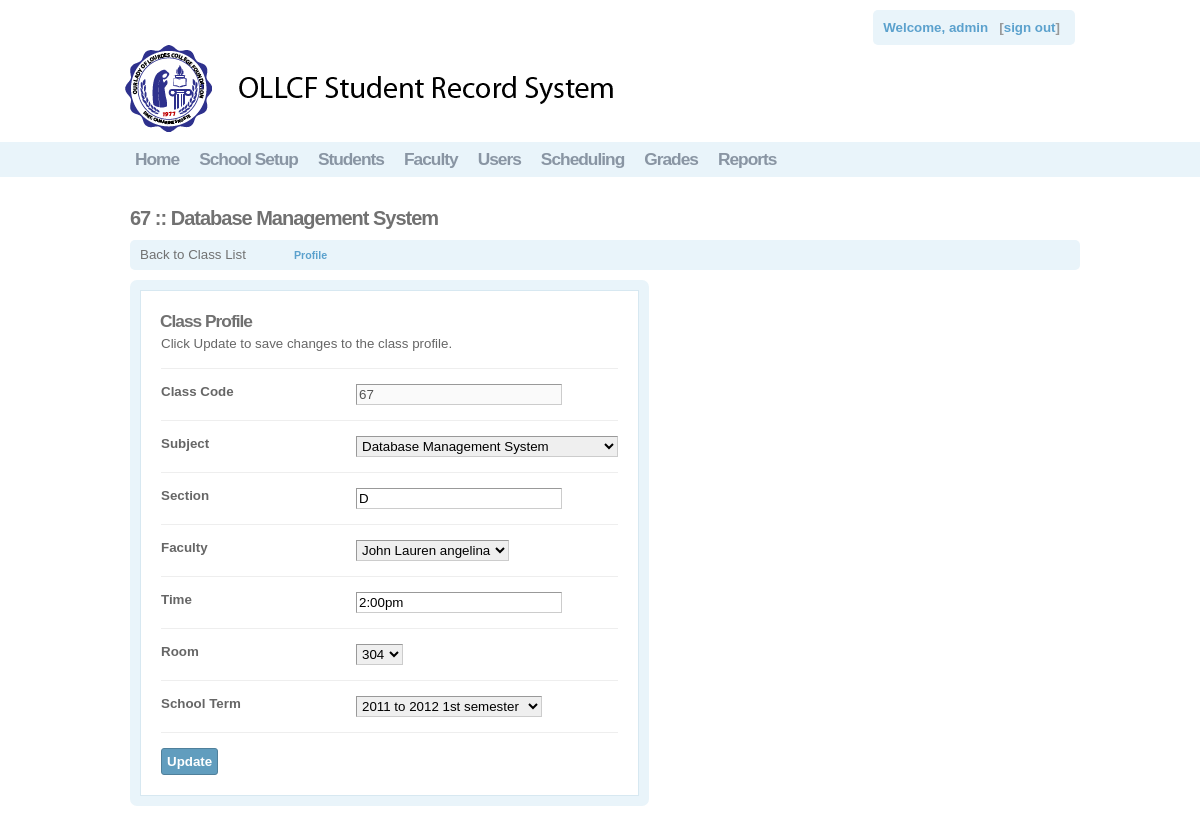
/osis/manage/class_profile.php?sid=67 (signed in), run on the app's committed database.
### tables this page shows
CREATE TABLE `class_info` (
  `class_code` bigint(20) NOT NULL AUTO_INCREMENT,
  `faculty_id` varchar(12) NOT NULL,
  `subject_code` varchar(12) NOT NULL,
  `section` varchar(3) NOT NULL,
  `time` varchar(50) NOT NULL,
  `room_id` varchar(6) NOT NULL,
  `term_code` varchar(6) NOT NULL,
  PRIMARY KEY (`class_code`),
  KEY `class_code` (`class_code`)
);

CREATE TABLE `subject` (
  `subject_code` varchar(12) NOT NULL,
  `description` varchar(45) NOT NULL,
  `units` varchar(12) NOT NULL,
  PRIMARY KEY (`subject_code`),
  KEY `subject_code` (`subject_code`),
  KEY `subject_code_2` (`subject_code`),
  KEY `description` (`description`),
  KEY `units` (`units`)
);

CREATE TABLE `faculty_info` (
  `faculty_id` varchar(12) NOT NULL,
  `firstname` varchar(45) NOT NULL,
  `middlename` varchar(35) NOT NULL,
  `surname` varchar(35) NOT NULL,
  `address` varchar(255) NOT NULL,
  `contact` varchar(100) NOT NULL,
  `course` varchar(255) NOT NULL,
  `date_of_birth` varchar(15) NOT NULL,
  `date_of_entry` varchar(25) NOT NULL,
  `teaching` varchar(5) NOT NULL,
  `prof` varchar(5) NOT NULL,
  `admin` varchar(5) NOT NULL,
  `status` varchar(50) NOT NULL,
  `position` varchar(100) NOT NULL,
  `department` varchar(50) NOT NULL,
  PRIMARY KEY (`faculty_id`)
);

CREATE TABLE `room` (
  `room_id` bigint(12) NOT NULL AUTO_INCREMENT,
  `location` varchar(20) NOT NULL,
  PRIMARY KEY (`room_id`)
);

CREATE TABLE `schoolterm` (
  `term_code` bigint(20) NOT NULL AUTO_INCREMENT,
  `semester` varchar(2) NOT NULL,
  `date_start` varchar(25) NOT NULL,
  `date_end` date NOT NULL,
  `open` tinyint(1) NOT NULL,
  PRIMARY KEY (`term_code`)
);

### osis/manage/class_profile.php (the view, shortened to what this page needs)
<?php
if(isset($_GET['sid'])){
	$id=$_GET['sid'];
	include("../functions/dbcon.php");
	$query_rsClass ="SELECT *
	FROM (class_info LEFT JOIN subject USING (subject_code)) LEFT JOIN faculty_info USING (faculty_id) LEFT JOIN room USING (room_id) WHERE class_code='$id'";
	$rsClass = mysql_query($query_rsClass, $con) or die(mysql_error());
	$row_rsClass = mysql_fetch_assoc($rsClass);
}
include("../functions/dbcon.php");
$query_rsSubject = "SELECT subject_code,description FROM subject";
$rsSubject = mysql_query($query_rsSubject, $con) or die(mysql_error());
$row_rsSubject = mysql_fetch_assoc($rsSubject);
include("../functions/dbcon.php");
$query_rsTeacher = "SELECT faculty_id,firstname,surname FROM faculty_info";
$rsTeacher = mysql_query($query_rsTeacher, $con) or die(mysql_error());
$row_rsTeacher = mysql_fetch_assoc($rsTeacher);
include("../functions/dbcon.php");
$query_rsRoom = "SELECT room_id,location FROM room";
$rsRoom = mysql_query($query_rsRoom, $con) or die(mysql_error());
$row_rsRoom = mysql_fetch_assoc($rsRoom);
include("../functions/dbcon.php");
$query_rsTerm = "SELECT term_code,date_start,date_end,semester FROM schoolterm ORDER BY date_start DESC, date_end DESC, semester DESC";
$rsTerm = mysql_query($query_rsTerm, $con) or die(mysql_error());
$row_rsTerm = mysql_fetch_assoc($rsTerm);
?>
<!DOCTYPE HTML PUBLIC "-//W3C//DTD XHTML 1.0 Strict//EN" "http://www.w3.org/TR/xhtml1/DTD/xhtml1-strict.dtd">
<html dir="ltr" xml:lang="en_US" xmlns="http://www.w3.org/1999/xhtml" lang="en_US"><head>
<link href="../css.css" media="screen" rel="stylesheet" type="text/css">
</head><body>
<?php
include "../globalheader.php";
?>
  <div id="global_content_wrapper">
    <div id="global_content">
<h2>
  <?php
  echo strtoupper($row_rsClass['class_code'])." :: ".ucwords($row_rsClass['description']);?>
 </h2>
<?php
include "class_panel_menu.php";
?>
<div class="settings">
<form id="admin-form" enctype="" class="global_form" action="<?php echo $_SERVER['PHP_SELF']."?sid=".$row_rsClass['class_code']?>" method="post"><div><div><h3>Class Profile</h3>
<p class="form-description"> Click Update to save changes to the class profile.</p>
<div class="form-elements">
<div id="title-wrapper" class="form-wrapper">
	<div id="title-label" class="form-label"><label for="title" class="required">Class Code</label></div>
	<div id="title-element" class="form-element"><input  disabled="true" name="class_code" id="class_code" value="<?php echo $row_rsClass['class_code']; ?>" type="text">
	<input  name="class_code" id="class_code" value="<?php echo $row_rsClass['class_code']; ?>" type="hidden"></div>
</div>
<div id="field_id-wrapper" class="form-wrapper"><div id="field_id-label" class="form-label"><label for="field_id" class="optional">Subject</label></div>
<div id="field_id-element" class="form-element">
<select name="subject_code" id="subject_code">
<?php
do{
?>
		<option value="<?php echo $row_rsSubject['subject_code']?>" <?php if (!(strcmp($row_rsSubject['subject_code'], $row_rsClass['subject_code']))) {echo "selected=\"selected\"";} ?>> <?php echo $row_rsSubject['description']?></option>
<?php
		}while ($row_rsSubject = mysql_fetch_assoc($rsSubject));
?>
</select></div></div>
<div id="description-wrapper" class="form-wrapper">
	<div id="description-label" class="form-label"><label for="description" class="optional">Section</label></div>
	<div id="description-element" class="form-element">
	<input name="section" id="section" value="<?php echo $row_rsClass['section']; ?>" type="text"></div>
</div>
<div id="field_id-wrapper" class="form-wrapper"><div id="field_id-label" class="form-label"><label for="field_id" class="optional">Faculty</label></div>
<div id="field_id-element" class="form-element">
<select name="faculty_id" id="faculty_id">
<?php
do{
?>
		<option value="<?php echo $row_rsTeacher['faculty_id']?>" <?php if (!(strcmp($row_rsTeacher['faculty_id'], $row_rsClass['faculty_id']))) {echo "selected=\"selected\"";} ?>> <?php echo $row_rsTeacher['firstname']." ".$row_rsTeacher['surname']?></option>
<?php
		}while ($row_rsTeacher = mysql_fetch_assoc($rsTeacher));
?>
</select></div></div>
<div id="description-wrapper" class="form-wrapper">
	<div id="description-label" class="form-label"><label for="description" class="optional">Time</label></div>
	<div id="description-element" class="form-element">
	<input name="time" id="time" value="<?php echo $row_rsClass['time']; ?>" type="text"></div>
</div>
<div id="field_id-wrapper" class="form-wrapper"><div id="field_id-label" class="form-label"><label for="field_id" class="optional">Room</label></div>
<div id="field_id-element" class="form-element">
<select name="room_id" id="room_id">
<?php
do{
?>
		<option value="<?php echo $row_rsRoom['room_id']?>" <?php if (!(strcmp($row_rsRoom['room_id'], $row_rsClass['room_id']))) {echo "selected=\"selected\"";} ?>> <?php echo $row_rsRoom['location']?></option>
<?php
		}while ($row_rsRoom = mysql_fetch_assoc($rsRoom));
?>
</select></div></div>
<div id="field_id-wrapper" class="form-wrapper"><div id="field_id-label" class="form-label"><label for="field_id" class="optional">School Term</label></div>
<div id="field_id-element" class="form-element">
<select name="term_code" id="term_code">
<?php
do{
	switch($row_rsTerm['semester']){
	case 1: $sem = "1<sup>st</sup>";break;
	case 2: $sem = "2<sup>nd</sup>";break;
}
?>
		<option value="<?php echo $row_rsTerm['term_code']?>" <?php if (!(strcmp($row_rsTerm['term_code'], $row_rsClass['term_code']))) {echo "selected=\"selected\"";} ?>> <?php echo substr($row_rsTerm['date_start'],0,4)." to ".substr($row_rsTerm['date_end'],0,4)." ".$sem." semester" ?></option>
<?php
		}while ($row_rsTerm = mysql_fetch_assoc($rsTerm));
?>
</select></div></div>
<div class="form-wrapper" id="buttons-wrapper"><fieldset id="fieldset-buttons">
<button name="submit" id="submit" type="submit">Update</button></fieldset>
 </div>
</div></div></div></form></div>
</div>
</div>
</body></html>

### osis/css.css (style rules this page uses)
html { min-height:100%;margin-bottom:1px;overflow-y:scroll }
* { padding:0;margin:0;font-weight:400;border-style:solid;border-width:0;border-color:#eee;border-spacing:0 }
h2 { font-size:15pt;letter-spacing:-1px;margin:0 0 7px 0;color:#717171;font-weight:700 }
h3 { font-size:13pt;letter-spacing:-1px;margin:0 0 3px 0;color:#717171;font-weight:700 }
div,td { font-family:tahoma,arial,verdana,sans-serif;font-size:10pt;color:#666;text-align:left }
#global_content_wrapper { text-align:center;padding-top:30px;clear:both }
#global_content { margin:0 auto 0 auto;width:950px;overflow:hidden;min-height:500px;vertical-align:top;padding:0 0 50px 10px;overflow:hidden }
button { -moz-border-radius:3px;-webkit-border-radius:3px;border-radius:3px;padding:5px;font-weight:700;border:none;background-color:#619dbe;border:1px solid #50809b;color:#fff;background-image:url(/application/modules/Core/externals/images/buttonbg.png?c=3);background-repeat:repeat-x;background-position:0 1px;font-family:tahoma,verdana,arial,sans-serif }
input[type=text],input[type=password],textarea { border-top:1px solid #999;border-left:1px solid #999;border-bottom:1px solid #ccc;border-right:1px solid #ccc;font-family:tahoma,verdana,arial,sans-serif;padding:2px;font-size:10pt }
select { border-top:1px solid #999;border-left:1px solid #999;border-bottom:1px solid #ccc;border-right:1px solid #ccc;font-family:tahoma,verdana,arial,sans-serif;padding:1px;font-size:10pt }
select option { padding:0 7px 0 7px }
.settings { clear:both;overflow:hidden }
.settings form { -moz-border-radius:7px;-webkit-border-radius:7px;border-radius:7px;background-color:#e9f4fa;padding:10px;float:left;overflow:hidden }
.settings form>div { background:#fff;border:1px solid #d7e8f1;overflow:hidden;padding:20px }
.settings h3 { margin-bottom:12px;margin-left:-1px }
.settings .form-description { margin-top:-8px;margin-bottom:17px;max-width:600px }
.settings .form-wrapper { overflow:hidden;clear:both;border-top:1px solid #eee;padding:15px 0 15px 0 }
.settings .form-elements { overflow:hidden }
.settings .form-label { width:180px;float:left;clear:left;font-weight:700;padding-right:15px;overflow:hidden }
.settings .form-element { float:left;overflow:hidden }
.settings div.form-label label { font-weight:700 }
.settings div.form-element input[type=text] { width:200px }
.settings #buttons-wrapper { padding-bottom:0 }
.settings #buttons-wrapper button { margin-right:3px }

### data on the page
class_info: class_code "67", subject.description "Database Management System", subject_code "Database Management System", section "D", faculty_id "John Lauren angelina", time "2:00pm", room_id "304", term_code "2011 to 2012 1st semester"

### other printed values
$username "admin"
